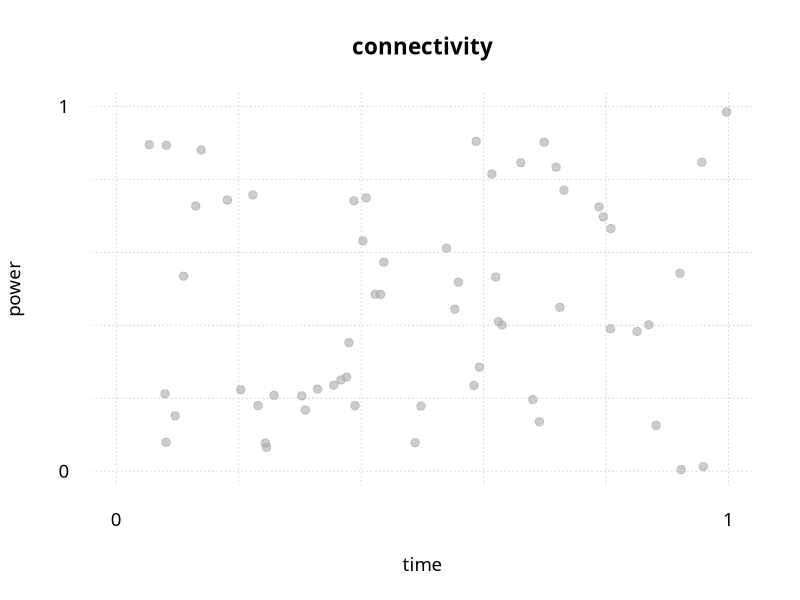

Write R code to recreate this figure. (Note: this script raises an error after producing the figure.)

myScatterPlot <- function(x.values,
                          y.values,
                          main.label="myScatterplot",
                          x.label='X values',
                          y.label='Y values',
                          rangeX=c(min(x.values),max(x.values)),
                          rangeY=c(min(y.values),max(y.values)),
                          stepValue=1) {
  
  # set font
  quartzFonts(maven = c("Maven Pro Regular","Maven Pro Medium","Maven Pro Black","Maven Pro Bold"))
  par(family="maven",cex=1.12)
  
  min.x = min(x.values)
  max.x = max(x.values)
  min.y = min(y.values)
  max.y = max(y.values)
  
  cat('suggested X range: ',min.x,' < X < ',max.x,'\n')
  cat('suggested Y range: ',min.y,' < Y < ',max.y)
  
  # plotting
  plot(x.values,y.values,bty='n',xaxt='n',yaxt='n',xlab=x.label,ylab=y.label,type='n',
       xlim=rangeX,
       ylim=rangeY,
       main=main.label)
  
  grid(lty=3,col = '#bbbbbb99')
  points(x.values,y.values,col="#aaaaaa99",pch=19)
  
  # axes definition
  axis(1, seq(rangeX[1],rangeX[2],stepValue),labels = T,col="#ffffff",font.axis = 1, tck=F)
  axis(2, seq(rangeY[1],rangeY[2],stepValue),labels = T,col="#ffffff",font.axis = 1, tck=F,las=2)
}

x = runif(60)
y = runif(60)


myScatterPlot(x,y,main.label = "connectivity",rangeX = c(0,1),rangeY = c(0,1),x.label = "time",y.label = "power")

x = rnorm(n = 20,mean = 0.6,sd = 0.1)
y = runif(20)
points(x,y,col=get.color("Red",F),pch=19)


